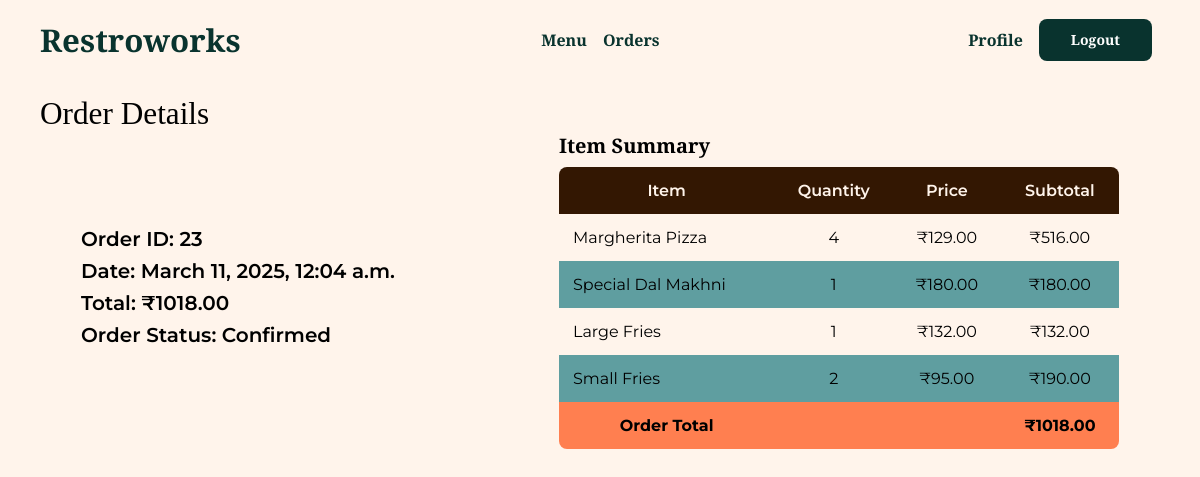
/orders/view/23 (signed in), run on the app's committed database.
### orders/models.py (models this page shows, shortened)
class Order(models.Model):
    customer = models.ForeignKey(
        Customer, on_delete=models.CASCADE, related_name="orders"
    )
    status = models.IntegerField(choices=STATUS_CHOICES, default=1)
    total_price = models.DecimalField(max_digits=10, decimal_places=2, default=0.00)
    created_at = models.DateTimeField(auto_now_add=True)
    updated_at = models.DateTimeField(auto_now=True)

class OrderItem(models.Model):
    order = models.ForeignKey(Order, on_delete=models.CASCADE, related_name="items")
    menu_item = models.ForeignKey(MenuItem, on_delete=models.CASCADE)
    quantity = models.IntegerField()
    price = models.DecimalField(max_digits=10, decimal_places=2, default=0.00)
    def total_price(self):
        return self.quantity * self.price

### menu/models.py (models this page shows)
class MenuItem(models.Model):
    name = models.CharField(max_length=100)
    description = models.TextField(max_length=500, default="Description")
    image = models.ImageField(
        upload_to="menu/menu_items/",
        validators=[validate_image],
        help_text="Please upload an image with equal height and width.",
        null=True,
        blank=True,
    )
    rating = models.FloatField(default=0.0, blank=True)
    price = models.DecimalField(max_digits=10, decimal_places=2)
    created_at = models.DateTimeField(auto_now_add=True)
    updated_at = models.DateTimeField(auto_now=True)  # to track item changes
    def __str__(self):
        return f"{self.name}"

### orders/views.py (the view)
class OrderDetailView(DetailView):
    template_name = "order_detail.html"
    model = Order
    context_object_name = "order"

### orders/templates/order_detail.html
{% extends "base.html" %}
{% block content %}
<div class='heading'>
    <h3>Order Details</h3>
</div>
<div class="order-details">
    <div class="overview">
        <h5>Order ID: {{ order.id }}</h5>
        <h5>Date: {{ order.created_at }}</h5>
        <h5>Total: ₹{{ order.total_price }}</h5>
        <h5>Order Status: {{ order.get_status_display }}</h5>
    </div>
    <br>
    <br>
    <div class="summary-table-holder">
        <h5 style="margin-bottom: 8px;">Item Summary</h5>
        <table class="query-table menu-item-table">
            <thead>
                <tr>
                    <th>Item</th>
                    <th>Quantity</th>
                    <th>Price</th>
                    <th>Subtotal</th>
                </tr>
            </thead>
            <tbody>
            {% for item in order.items.all %}
                <tr>
                    <td class="menu-item-name">{{ item.menu_item }}</td>
                    <td>{{ item.quantity }}</td>
                    <td>₹{{ item.price }}</td>
                    <td>₹{{ item.total_price }}</td>
                </tr>
            {% endfor %}
            <tr class="order-summary">
                <td style="border-radius: 0 0 0 8px"><strong>Order Total</strong></td>
                <td></td>
                <td></td>
                <td style="border-radius: 0 0 8px 0"><strong>₹{{ order.total_price }}</strong></td>
            </tr>
            </tbody>
        </table>
    </div>
</div>
{% endblock content %}

### static/css/styles.css (style rules this page uses)
* { margin: 0; padding: 0; box-sizing: border-box; }
:root { --text: #09332e; --background: #fff4eb; --primary: #09332e; --secondary: #331702; --accent: #167a6d; }
body { font-family: "Montserrat"; font-weight: 400; background-color: var(--background); }
h1, h2, h3, h4, h5 { font-family: "Libre Baskerville"; font-weight: 700; }
html { font-size: 100%; }
h3 { font-size: 1.954rem; }
h5 { font-size: 1.25rem; }
.query-table { min-width: 100%; border-collapse: collapse; }
.query-table th:first-child { border-radius: 8px 0 0 0; }
.query-table th:last-child { border-radius: 0 8px 0 0; }
.query-table tr:nth-child(even) { background-color: cadetblue; }
.query-table th { background-color: var(--secondary); padding: 14px; color: var(--background); font-weight: 600; }
.query-table td { text-align: center; padding: 14px; }
.order-details { display: flex; align-items: center; justify-content: space-around; width: 100%; }
.summary-table-holder { width: 50%; }
td.menu-item-name { text-align: left; }
tr.order-summary:last-child { background-color: coral; border-radius: 0 0 0 8px; }
.overview h5 { margin-bottom: 8px; font-family: "Montserrat"; font-weight: 600; }
.heading { display: flex; width: 100%; }
.heading h3 { font-weight: 400; }

### data on the page
Order: id "23", created_at "March 11, 2025, 12:04 a.m.", total_price "1018.00", status "Confirmed"
OrderItem: menu_item "Margherita Pizza", quantity "4", price "129.00", total_price "516.00"
OrderItem: menu_item "Special Dal Makhni", quantity "1", price "180.00", total_price "180.00"
OrderItem: menu_item "Large Fries", quantity "1", price "132.00", total_price "132.00"
OrderItem: menu_item "Small Fries", quantity "2", price "95.00", total_price "190.00"

### other printed values
{{ title }} "Restroworks"
{{ button_text }} "Logout"
